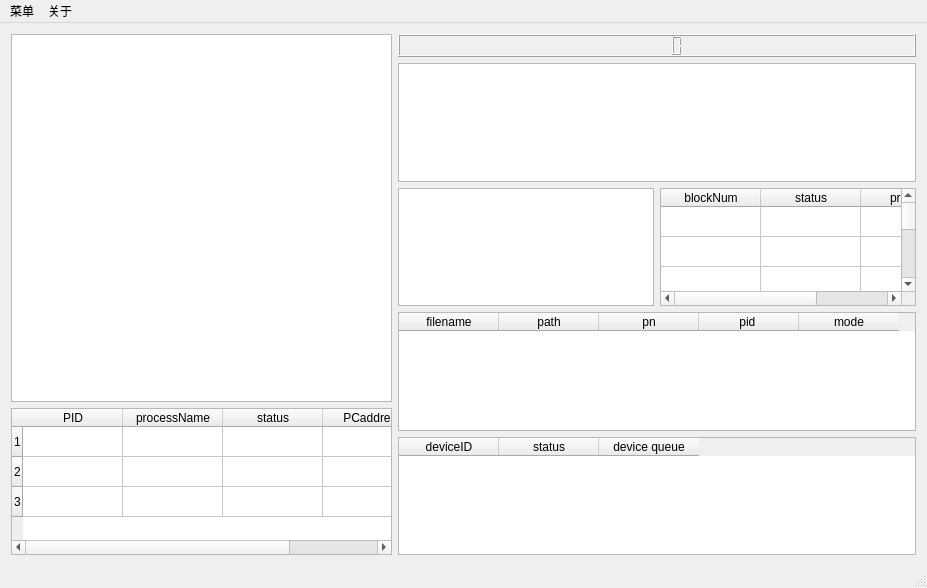
<?xml version="1.0" encoding="UTF-8"?>
<ui version="4.0">
 <class>MicroOSGUIClass</class>
 <widget class="QMainWindow" name="MicroOSGUIClass">
  <property name="geometry">
   <rect>
    <x>0</x>
    <y>0</y>
    <width>927</width>
    <height>588</height>
   </rect>
  </property>
  <property name="windowTitle">
   <string>MicroOSGUI</string>
  </property>
  <widget class="QWidget" name="centralWidget">
   <layout class="QGridLayout" name="gridLayout">
    <item row="0" column="1">
     <layout class="QVBoxLayout" name="verticalLayout" stretch="1,9,9,9,9">
      <item>
       <widget class="QLCDNumber" name="systemTime">
        <property name="styleSheet">
         <string notr="true"/>
        </property>
       </widget>
      </item>
      <item>
       <widget class="QTextBrowser" name="processInfo"/>
      </item>
      <item>
       <layout class="QHBoxLayout" name="horizontalLayout_6">
        <item>
         <widget class="QTextBrowser" name="memInfo"/>
        </item>
        <item>
         <widget class="QTableWidget" name="memView">
          <property name="cursor" stdset="0">
           <cursorShape>CrossCursor</cursorShape>
          </property>
          <property name="rowCount">
           <number>23</number>
          </property>
          <property name="columnCount">
           <number>3</number>
          </property>
          <attribute name="horizontalHeaderCascadingSectionResizes">
           <bool>true</bool>
          </attribute>
          <attribute name="horizontalHeaderHighlightSections">
           <bool>true</bool>
          </attribute>
          <attribute name="verticalHeaderVisible">
           <bool>false</bool>
          </attribute>
          <row/>
          <row/>
          <row/>
          <row/>
          <row/>
          <row/>
          <row/>
          <row/>
          <row/>
          <row/>
          <row/>
          <row/>
          <row/>
          <row/>
          <row/>
          <row/>
          <row/>
          <row/>
          <row/>
          <row/>
          <row/>
          <row/>
          <row/>
          <column>
           <property name="text">
            <string>blockNum</string>
           </property>
          </column>
          <column>
           <property name="text">
            <string>status</string>
           </property>
          </column>
          <column>
           <property name="text">
            <string>process</string>
           </property>
          </column>
         </widget>
        </item>
       </layout>
      </item>
      <item>
       <widget class="QTableWidget" name="fileView">
        <column>
         <property name="text">
          <string>filename</string>
         </property>
        </column>
        <column>
         <property name="text">
          <string>path</string>
         </property>
        </column>
        <column>
         <property name="text">
          <string>pn</string>
         </property>
        </column>
        <column>
         <property name="text">
          <string>pid </string>
         </property>
        </column>
        <column>
         <property name="text">
          <string>mode</string>
         </property>
        </column>
       </widget>
      </item>
      <item>
       <widget class="QTableWidget" name="deviceView">
        <column>
         <property name="text">
          <string>deviceID</string>
         </property>
        </column>
        <column>
         <property name="text">
          <string>status</string>
         </property>
        </column>
        <column>
         <property name="text">
          <string>device queue</string>
         </property>
        </column>
       </widget>
      </item>
     </layout>
    </item>
    <item row="0" column="0">
     <layout class="QVBoxLayout" name="verticalLayout_2" stretch="5,2">
      <item>
       <widget class="QTextEdit" name="shell"/>
      </item>
      <item>
       <widget class="QTableWidget" name="processView">
        <property name="cursor" stdset="0">
         <cursorShape>CrossCursor</cursorShape>
        </property>
        <property name="rowCount">
         <number>3</number>
        </property>
        <property name="columnCount">
         <number>4</number>
        </property>
        <attribute name="horizontalHeaderCascadingSectionResizes">
         <bool>true</bool>
        </attribute>
        <row/>
        <row/>
        <row/>
        <column>
         <property name="text">
          <string>PID</string>
         </property>
        </column>
        <column>
         <property name="text">
          <string>processName</string>
         </property>
        </column>
        <column>
         <property name="text">
          <string>status</string>
         </property>
        </column>
        <column>
         <property name="text">
          <string>PCaddress</string>
         </property>
        </column>
       </widget>
      </item>
     </layout>
    </item>
   </layout>
  </widget>
  <widget class="QMenuBar" name="menuBar">
   <property name="geometry">
    <rect>
     <x>0</x>
     <y>0</y>
     <width>927</width>
     <height>25</height>
    </rect>
   </property>
   <widget class="QMenu" name="menu">
    <property name="title">
     <string>菜单</string>
    </property>
    <addaction name="actiontest1"/>
    <addaction name="actiontest2"/>
   </widget>
   <widget class="QMenu" name="menu_2">
    <property name="title">
     <string>关于</string>
    </property>
    <addaction name="actionVersion"/>
   </widget>
   <addaction name="menu"/>
   <addaction name="menu_2"/>
  </widget>
  <widget class="QStatusBar" name="statusBar"/>
  <action name="actiontest1">
   <property name="text">
    <string>test1</string>
   </property>
  </action>
  <action name="actiontest2">
   <property name="text">
    <string>test2</string>
   </property>
  </action>
  <action name="actionVersion">
   <property name="text">
    <string>version</string>
   </property>
  </action>
 </widget>
 <layoutdefault spacing="6" margin="11"/>
 <resources>
  <include location="MicroOSGUI.qrc"/>
 </resources>
 <connections/>
</ui>
